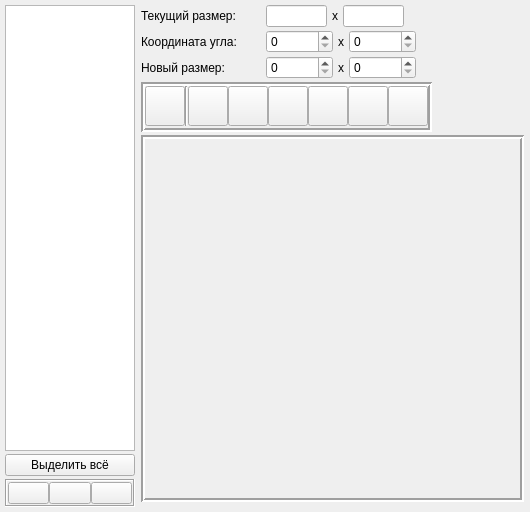
<?xml version="1.0" encoding="UTF-8"?>
<ui version="4.0">
 <class>PrinterWidget</class>
 <widget class="QWidget" name="PrinterWidget">
  <property name="geometry">
   <rect>
    <x>0</x>
    <y>0</y>
    <width>530</width>
    <height>512</height>
   </rect>
  </property>
  <property name="windowTitle">
   <string>Form</string>
  </property>
  <layout class="QGridLayout" name="gridLayout_2">
   <property name="leftMargin">
    <number>5</number>
   </property>
   <property name="topMargin">
    <number>5</number>
   </property>
   <property name="rightMargin">
    <number>5</number>
   </property>
   <property name="bottomMargin">
    <number>5</number>
   </property>
   <property name="spacing">
    <number>5</number>
   </property>
   <item row="0" column="0">
    <layout class="QHBoxLayout" name="horizontalLayout" stretch="0,0">
     <property name="spacing">
      <number>3</number>
     </property>
     <item>
      <layout class="QVBoxLayout" name="verticalLayout_2">
       <property name="spacing">
        <number>3</number>
       </property>
       <item>
        <widget class="QListWidget" name="print_list">
         <property name="sizePolicy">
          <sizepolicy hsizetype="Fixed" vsizetype="Expanding">
           <horstretch>0</horstretch>
           <verstretch>0</verstretch>
          </sizepolicy>
         </property>
         <property name="maximumSize">
          <size>
           <width>130</width>
           <height>16777215</height>
          </size>
         </property>
        </widget>
       </item>
       <item>
        <widget class="QPushButton" name="selection_button">
         <property name="text">
          <string>Выделить всё</string>
         </property>
         <property name="icon">
          <iconset>
           <normaloff>../build-StudentHelper-Desktop_Qt_5_5_0_MinGW_32bit-Debug/SelectAllIcon.png</normaloff>../build-StudentHelper-Desktop_Qt_5_5_0_MinGW_32bit-Debug/SelectAllIcon.png</iconset>
         </property>
        </widget>
       </item>
       <item>
        <widget class="QFrame" name="frame">
         <property name="frameShape">
          <enum>QFrame::Box</enum>
         </property>
         <property name="frameShadow">
          <enum>QFrame::Sunken</enum>
         </property>
         <layout class="QHBoxLayout" name="horizontalLayout_6">
          <property name="spacing">
           <number>0</number>
          </property>
          <property name="leftMargin">
           <number>1</number>
          </property>
          <property name="topMargin">
           <number>1</number>
          </property>
          <property name="rightMargin">
           <number>1</number>
          </property>
          <property name="bottomMargin">
           <number>1</number>
          </property>
          <item>
           <widget class="QPushButton" name="delete_selected_button">
            <property name="toolTip">
             <string>&lt;html&gt;&lt;head/&gt;&lt;body&gt;&lt;p align=&quot;center&quot;&gt;&lt;span style=&quot; font-size:9pt;&quot;&gt;Удаление&lt;/span&gt;&lt;/p&gt;&lt;/body&gt;&lt;/html&gt;</string>
            </property>
            <property name="text">
             <string/>
            </property>
            <property name="icon">
             <iconset>
              <normaloff>../build-StudentHelper-Desktop_Qt_5_5_0_MinGW_32bit-Debug/DeleteIcon.png</normaloff>../build-StudentHelper-Desktop_Qt_5_5_0_MinGW_32bit-Debug/DeleteIcon.png</iconset>
            </property>
            <property name="iconSize">
             <size>
              <width>30</width>
              <height>30</height>
             </size>
            </property>
           </widget>
          </item>
          <item>
           <widget class="QPushButton" name="compose_button">
            <property name="toolTip">
             <string>&lt;html&gt;&lt;head/&gt;&lt;body&gt;&lt;p align=&quot;center&quot;&gt;&lt;span style=&quot; font-size:9pt;&quot;&gt;Компоновка на одном листе и печать&lt;/span&gt;&lt;/p&gt;&lt;/body&gt;&lt;/html&gt;</string>
            </property>
            <property name="text">
             <string/>
            </property>
            <property name="icon">
             <iconset>
              <normaloff>../build-StudentHelper-Desktop_Qt_5_5_0_MinGW_32bit-Debug/CompIcon.jpg</normaloff>../build-StudentHelper-Desktop_Qt_5_5_0_MinGW_32bit-Debug/CompIcon.jpg</iconset>
            </property>
            <property name="iconSize">
             <size>
              <width>30</width>
              <height>30</height>
             </size>
            </property>
           </widget>
          </item>
          <item>
           <widget class="QPushButton" name="print_button">
            <property name="toolTip">
             <string>&lt;html&gt;&lt;head/&gt;&lt;body&gt;&lt;p align=&quot;center&quot;&gt;&lt;span style=&quot; font-size:9pt;&quot;&gt;Печать на разных листах&lt;/span&gt;&lt;/p&gt;&lt;/body&gt;&lt;/html&gt;</string>
            </property>
            <property name="text">
             <string/>
            </property>
            <property name="icon">
             <iconset>
              <normaloff>../build-StudentHelper-Desktop_Qt_5_5_0_MinGW_32bit-Debug/PrintIcon.png</normaloff>../build-StudentHelper-Desktop_Qt_5_5_0_MinGW_32bit-Debug/PrintIcon.png</iconset>
            </property>
            <property name="iconSize">
             <size>
              <width>30</width>
              <height>30</height>
             </size>
            </property>
           </widget>
          </item>
         </layout>
        </widget>
       </item>
      </layout>
     </item>
     <item>
      <layout class="QVBoxLayout" name="verticalLayout">
       <property name="spacing">
        <number>3</number>
       </property>
       <property name="leftMargin">
        <number>3</number>
       </property>
       <property name="topMargin">
        <number>0</number>
       </property>
       <property name="rightMargin">
        <number>1</number>
       </property>
       <property name="bottomMargin">
        <number>5</number>
       </property>
       <item>
        <layout class="QHBoxLayout" name="horizontalLayout_3">
         <property name="spacing">
          <number>5</number>
         </property>
         <property name="leftMargin">
          <number>0</number>
         </property>
         <property name="topMargin">
          <number>0</number>
         </property>
         <property name="rightMargin">
          <number>0</number>
         </property>
         <property name="bottomMargin">
          <number>0</number>
         </property>
         <item>
          <widget class="QLabel" name="current_size_label">
           <property name="sizePolicy">
            <sizepolicy hsizetype="Fixed" vsizetype="Preferred">
             <horstretch>0</horstretch>
             <verstretch>0</verstretch>
            </sizepolicy>
           </property>
           <property name="minimumSize">
            <size>
             <width>120</width>
             <height>0</height>
            </size>
           </property>
           <property name="text">
            <string>Текущий размер:</string>
           </property>
          </widget>
         </item>
         <item>
          <widget class="QLineEdit" name="current_width">
           <property name="sizePolicy">
            <sizepolicy hsizetype="Fixed" vsizetype="Fixed">
             <horstretch>0</horstretch>
             <verstretch>0</verstretch>
            </sizepolicy>
           </property>
           <property name="maximumSize">
            <size>
             <width>61</width>
             <height>16777215</height>
            </size>
           </property>
           <property name="readOnly">
            <bool>true</bool>
           </property>
          </widget>
         </item>
         <item>
          <widget class="QLabel" name="label_2">
           <property name="text">
            <string>x</string>
           </property>
          </widget>
         </item>
         <item>
          <widget class="QLineEdit" name="current_heigh">
           <property name="sizePolicy">
            <sizepolicy hsizetype="Fixed" vsizetype="Fixed">
             <horstretch>0</horstretch>
             <verstretch>0</verstretch>
            </sizepolicy>
           </property>
           <property name="maximumSize">
            <size>
             <width>61</width>
             <height>16777215</height>
            </size>
           </property>
           <property name="readOnly">
            <bool>true</bool>
           </property>
          </widget>
         </item>
         <item>
          <spacer name="horizontalSpacer">
           <property name="orientation">
            <enum>Qt::Horizontal</enum>
           </property>
           <property name="sizeHint" stdset="0">
            <size>
             <width>40</width>
             <height>20</height>
            </size>
           </property>
          </spacer>
         </item>
        </layout>
       </item>
       <item>
        <layout class="QHBoxLayout" name="horizontalLayout_5">
         <property name="spacing">
          <number>5</number>
         </property>
         <property name="leftMargin">
          <number>0</number>
         </property>
         <property name="topMargin">
          <number>0</number>
         </property>
         <property name="rightMargin">
          <number>0</number>
         </property>
         <property name="bottomMargin">
          <number>0</number>
         </property>
         <item>
          <widget class="QLabel" name="corner_coord_label">
           <property name="sizePolicy">
            <sizepolicy hsizetype="Fixed" vsizetype="Preferred">
             <horstretch>0</horstretch>
             <verstretch>0</verstretch>
            </sizepolicy>
           </property>
           <property name="minimumSize">
            <size>
             <width>120</width>
             <height>0</height>
            </size>
           </property>
           <property name="text">
            <string>Координата угла:</string>
           </property>
          </widget>
         </item>
         <item>
          <widget class="QSpinBox" name="corner_coord_x">
           <property name="wrapping">
            <bool>false</bool>
           </property>
           <property name="frame">
            <bool>true</bool>
           </property>
           <property name="accelerated">
            <bool>true</bool>
           </property>
           <property name="maximum">
            <number>999999</number>
           </property>
          </widget>
         </item>
         <item>
          <widget class="QLabel" name="label_5">
           <property name="text">
            <string>x</string>
           </property>
          </widget>
         </item>
         <item>
          <widget class="QSpinBox" name="corner_coord_y">
           <property name="accelerated">
            <bool>true</bool>
           </property>
           <property name="maximum">
            <number>999999</number>
           </property>
          </widget>
         </item>
         <item>
          <spacer name="horizontalSpacer_2">
           <property name="orientation">
            <enum>Qt::Horizontal</enum>
           </property>
           <property name="sizeHint" stdset="0">
            <size>
             <width>40</width>
             <height>20</height>
            </size>
           </property>
          </spacer>
         </item>
        </layout>
       </item>
       <item>
        <layout class="QHBoxLayout" name="horizontalLayout_4">
         <property name="spacing">
          <number>5</number>
         </property>
         <property name="leftMargin">
          <number>0</number>
         </property>
         <property name="topMargin">
          <number>0</number>
         </property>
         <property name="rightMargin">
          <number>0</number>
         </property>
         <property name="bottomMargin">
          <number>0</number>
         </property>
         <item>
          <widget class="QLabel" name="new_size_label">
           <property name="sizePolicy">
            <sizepolicy hsizetype="Fixed" vsizetype="Preferred">
             <horstretch>0</horstretch>
             <verstretch>0</verstretch>
            </sizepolicy>
           </property>
           <property name="minimumSize">
            <size>
             <width>120</width>
             <height>0</height>
            </size>
           </property>
           <property name="text">
            <string>Новый размер:</string>
           </property>
          </widget>
         </item>
         <item>
          <widget class="QSpinBox" name="new_size_x">
           <property name="accelerated">
            <bool>true</bool>
           </property>
           <property name="maximum">
            <number>999999</number>
           </property>
          </widget>
         </item>
         <item>
          <widget class="QLabel" name="label_3">
           <property name="text">
            <string>x</string>
           </property>
          </widget>
         </item>
         <item>
          <widget class="QSpinBox" name="new_size_y">
           <property name="accelerated">
            <bool>true</bool>
           </property>
           <property name="maximum">
            <number>999999</number>
           </property>
          </widget>
         </item>
         <item>
          <spacer name="horizontalSpacer_3">
           <property name="orientation">
            <enum>Qt::Horizontal</enum>
           </property>
           <property name="sizeHint" stdset="0">
            <size>
             <width>40</width>
             <height>20</height>
            </size>
           </property>
          </spacer>
         </item>
        </layout>
       </item>
       <item>
        <layout class="QHBoxLayout" name="horizontalLayout_7">
         <property name="spacing">
          <number>5</number>
         </property>
         <property name="sizeConstraint">
          <enum>QLayout::SetDefaultConstraint</enum>
         </property>
         <property name="leftMargin">
          <number>0</number>
         </property>
         <property name="topMargin">
          <number>0</number>
         </property>
         <property name="rightMargin">
          <number>0</number>
         </property>
         <property name="bottomMargin">
          <number>0</number>
         </property>
         <item>
          <widget class="QFrame" name="frame_2">
           <property name="sizePolicy">
            <sizepolicy hsizetype="Fixed" vsizetype="Fixed">
             <horstretch>0</horstretch>
             <verstretch>0</verstretch>
            </sizepolicy>
           </property>
           <property name="minimumSize">
            <size>
             <width>264</width>
             <height>0</height>
            </size>
           </property>
           <property name="frameShape">
            <enum>QFrame::Box</enum>
           </property>
           <property name="frameShadow">
            <enum>QFrame::Sunken</enum>
           </property>
           <property name="lineWidth">
            <number>2</number>
           </property>
           <layout class="QHBoxLayout" name="horizontalLayout_2">
            <property name="spacing">
             <number>0</number>
            </property>
            <property name="leftMargin">
             <number>0</number>
            </property>
            <property name="topMargin">
             <number>0</number>
            </property>
            <property name="rightMargin">
             <number>0</number>
            </property>
            <property name="bottomMargin">
             <number>2</number>
            </property>
            <item>
             <widget class="QPushButton" name="cancel_button">
              <property name="sizePolicy">
               <sizepolicy hsizetype="Fixed" vsizetype="Fixed">
                <horstretch>0</horstretch>
                <verstretch>0</verstretch>
               </sizepolicy>
              </property>
              <property name="minimumSize">
               <size>
                <width>40</width>
                <height>40</height>
               </size>
              </property>
              <property name="toolTip">
               <string>&lt;html&gt;&lt;head/&gt;&lt;body&gt;&lt;p align=&quot;center&quot;&gt;&lt;span style=&quot; font-size:9pt;&quot;&gt;Отмена действия&lt;/span&gt;&lt;/p&gt;&lt;/body&gt;&lt;/html&gt;</string>
              </property>
              <property name="whatsThis">
               <string/>
              </property>
              <property name="text">
               <string/>
              </property>
              <property name="icon">
               <iconset>
                <normaloff>../build-StudentHelper-Desktop_Qt_5_5_0_MinGW_32bit-Debug/CancelIcon.png</normaloff>../build-StudentHelper-Desktop_Qt_5_5_0_MinGW_32bit-Debug/CancelIcon.png</iconset>
              </property>
              <property name="iconSize">
               <size>
                <width>25</width>
                <height>25</height>
               </size>
              </property>
              <property name="checkable">
               <bool>false</bool>
              </property>
              <property name="autoDefault">
               <bool>false</bool>
              </property>
              <property name="default">
               <bool>false</bool>
              </property>
              <property name="flat">
               <bool>false</bool>
              </property>
             </widget>
            </item>
            <item>
             <widget class="Line" name="line">
              <property name="orientation">
               <enum>Qt::Vertical</enum>
              </property>
             </widget>
            </item>
            <item>
             <widget class="QPushButton" name="cut_button">
              <property name="sizePolicy">
               <sizepolicy hsizetype="Fixed" vsizetype="Fixed">
                <horstretch>0</horstretch>
                <verstretch>0</verstretch>
               </sizepolicy>
              </property>
              <property name="minimumSize">
               <size>
                <width>40</width>
                <height>40</height>
               </size>
              </property>
              <property name="toolTip">
               <string>&lt;html&gt;&lt;head/&gt;&lt;body&gt;&lt;p align=&quot;center&quot;&gt;&lt;span style=&quot; font-size:9pt;&quot;&gt;Обрезка изображения&lt;/span&gt;&lt;/p&gt;&lt;/body&gt;&lt;/html&gt;</string>
              </property>
              <property name="text">
               <string/>
              </property>
              <property name="icon">
               <iconset>
                <normaloff>../build-StudentHelper-Desktop_Qt_5_5_0_MinGW_32bit-Debug/CutIcon.png</normaloff>../build-StudentHelper-Desktop_Qt_5_5_0_MinGW_32bit-Debug/CutIcon.png</iconset>
              </property>
              <property name="iconSize">
               <size>
                <width>30</width>
                <height>30</height>
               </size>
              </property>
             </widget>
            </item>
            <item>
             <widget class="QPushButton" name="rotate_left_button">
              <property name="sizePolicy">
               <sizepolicy hsizetype="Fixed" vsizetype="Fixed">
                <horstretch>0</horstretch>
                <verstretch>0</verstretch>
               </sizepolicy>
              </property>
              <property name="minimumSize">
               <size>
                <width>40</width>
                <height>40</height>
               </size>
              </property>
              <property name="toolTip">
               <string>&lt;html&gt;&lt;head/&gt;&lt;body&gt;&lt;p align=&quot;center&quot;&gt;&lt;span style=&quot; font-size:9pt;&quot;&gt;Поворот против ч.с.&lt;/span&gt;&lt;/p&gt;&lt;/body&gt;&lt;/html&gt;</string>
              </property>
              <property name="text">
               <string/>
              </property>
              <property name="icon">
               <iconset>
                <normaloff>../build-StudentHelper-Desktop_Qt_5_5_0_MinGW_32bit-Debug/RotLeftIcon.png</normaloff>../build-StudentHelper-Desktop_Qt_5_5_0_MinGW_32bit-Debug/RotLeftIcon.png</iconset>
              </property>
              <property name="iconSize">
               <size>
                <width>30</width>
                <height>30</height>
               </size>
              </property>
             </widget>
            </item>
            <item>
             <widget class="QPushButton" name="rotate_right_button">
              <property name="sizePolicy">
               <sizepolicy hsizetype="Fixed" vsizetype="Fixed">
                <horstretch>0</horstretch>
                <verstretch>0</verstretch>
               </sizepolicy>
              </property>
              <property name="minimumSize">
               <size>
                <width>40</width>
                <height>40</height>
               </size>
              </property>
              <property name="toolTip">
               <string>&lt;html&gt;&lt;head/&gt;&lt;body&gt;&lt;p&gt;&lt;span style=&quot; font-size:9pt;&quot;&gt;Поворот по ч.с.&lt;/span&gt;&lt;/p&gt;&lt;/body&gt;&lt;/html&gt;</string>
              </property>
              <property name="text">
               <string/>
              </property>
              <property name="icon">
               <iconset>
                <normaloff>../build-StudentHelper-Desktop_Qt_5_5_0_MinGW_32bit-Debug/RotRightIcon.png</normaloff>../build-StudentHelper-Desktop_Qt_5_5_0_MinGW_32bit-Debug/RotRightIcon.png</iconset>
              </property>
              <property name="iconSize">
               <size>
                <width>30</width>
                <height>30</height>
               </size>
              </property>
             </widget>
            </item>
            <item>
             <widget class="QPushButton" name="discolour_button">
              <property name="sizePolicy">
               <sizepolicy hsizetype="Fixed" vsizetype="Fixed">
                <horstretch>0</horstretch>
                <verstretch>0</verstretch>
               </sizepolicy>
              </property>
              <property name="minimumSize">
               <size>
                <width>40</width>
                <height>40</height>
               </size>
              </property>
              <property name="toolTip">
               <string>&lt;html&gt;&lt;head/&gt;&lt;body&gt;&lt;p align=&quot;center&quot;&gt;&lt;span style=&quot; font-size:9pt;&quot;&gt;Перевод в черно-белое&lt;/span&gt;&lt;/p&gt;&lt;/body&gt;&lt;/html&gt;</string>
              </property>
              <property name="whatsThis">
               <string/>
              </property>
              <property name="text">
               <string/>
              </property>
              <property name="icon">
               <iconset>
                <normaloff>../build-StudentHelper-Desktop_Qt_5_5_0_MinGW_32bit-Debug/DiscolourIcon.bmp</normaloff>../build-StudentHelper-Desktop_Qt_5_5_0_MinGW_32bit-Debug/DiscolourIcon.bmp</iconset>
              </property>
              <property name="iconSize">
               <size>
                <width>25</width>
                <height>25</height>
               </size>
              </property>
             </widget>
            </item>
            <item>
             <widget class="QPushButton" name="scale_plus_button">
              <property name="sizePolicy">
               <sizepolicy hsizetype="Fixed" vsizetype="Fixed">
                <horstretch>0</horstretch>
                <verstretch>0</verstretch>
               </sizepolicy>
              </property>
              <property name="minimumSize">
               <size>
                <width>40</width>
                <height>40</height>
               </size>
              </property>
              <property name="toolTip">
               <string>&lt;html&gt;&lt;head/&gt;&lt;body&gt;&lt;p align=&quot;center&quot;&gt;&lt;span style=&quot; font-size:9pt;&quot;&gt;Увеличить&lt;/span&gt;&lt;/p&gt;&lt;/body&gt;&lt;/html&gt;</string>
              </property>
              <property name="text">
               <string/>
              </property>
              <property name="icon">
               <iconset>
                <normaloff>../build-StudentHelper-Desktop_Qt_5_5_0_MinGW_32bit-Debug/ScalePlusIcon.png</normaloff>../build-StudentHelper-Desktop_Qt_5_5_0_MinGW_32bit-Debug/ScalePlusIcon.png</iconset>
              </property>
              <property name="iconSize">
               <size>
                <width>25</width>
                <height>25</height>
               </size>
              </property>
             </widget>
            </item>
            <item>
             <widget class="QPushButton" name="scale_minus_button">
              <property name="sizePolicy">
               <sizepolicy hsizetype="Fixed" vsizetype="Fixed">
                <horstretch>0</horstretch>
                <verstretch>0</verstretch>
               </sizepolicy>
              </property>
              <property name="minimumSize">
               <size>
                <width>40</width>
                <height>40</height>
               </size>
              </property>
              <property name="toolTip">
               <string>&lt;html&gt;&lt;head/&gt;&lt;body&gt;&lt;p align=&quot;center&quot;&gt;&lt;span style=&quot; font-size:9pt;&quot;&gt;Уменьшить&lt;/span&gt;&lt;/p&gt;&lt;/body&gt;&lt;/html&gt;</string>
              </property>
              <property name="text">
               <string/>
              </property>
              <property name="icon">
               <iconset>
                <normaloff>../build-StudentHelper-Desktop_Qt_5_5_0_MinGW_32bit-Debug/ScaleMinusIcon.png</normaloff>../build-StudentHelper-Desktop_Qt_5_5_0_MinGW_32bit-Debug/ScaleMinusIcon.png</iconset>
              </property>
              <property name="iconSize">
               <size>
                <width>25</width>
                <height>25</height>
               </size>
              </property>
             </widget>
            </item>
           </layout>
          </widget>
         </item>
         <item>
          <spacer name="horizontalSpacer_4">
           <property name="orientation">
            <enum>Qt::Horizontal</enum>
           </property>
           <property name="sizeHint" stdset="0">
            <size>
             <width>40</width>
             <height>20</height>
            </size>
           </property>
          </spacer>
         </item>
        </layout>
       </item>
       <item>
        <widget class="QScrollArea" name="monitor_area">
         <property name="frameShape">
          <enum>QFrame::Box</enum>
         </property>
         <property name="frameShadow">
          <enum>QFrame::Sunken</enum>
         </property>
         <property name="lineWidth">
          <number>2</number>
         </property>
         <property name="widgetResizable">
          <bool>true</bool>
         </property>
         <widget class="QWidget" name="scrollAreaWidgetContents_2">
          <property name="geometry">
           <rect>
            <x>0</x>
            <y>0</y>
            <width>369</width>
            <height>356</height>
           </rect>
          </property>
         </widget>
        </widget>
       </item>
      </layout>
     </item>
    </layout>
   </item>
  </layout>
 </widget>
 <resources/>
 <connections/>
</ui>
